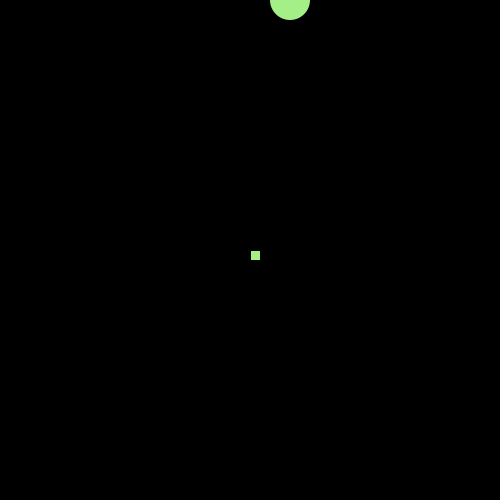
Frame 1 (no input)
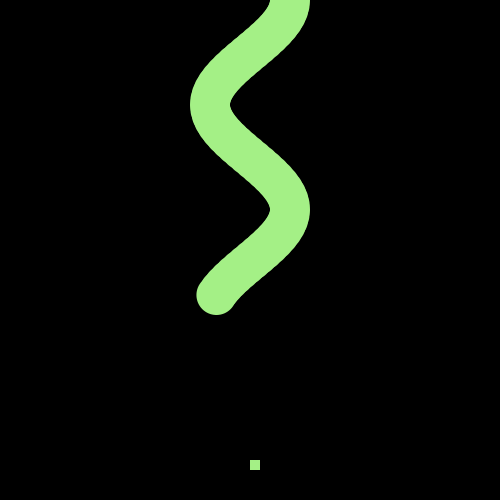
Frame 60 (the mouse pressed at the canvas centre just before this capture)
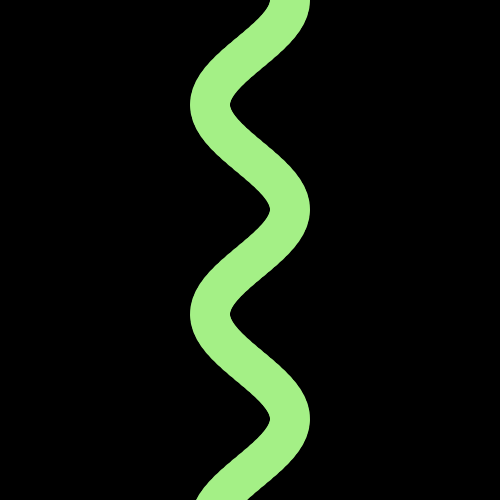
Frame 120 (the mouse held since frame 60 and released just before this capture)

The Processing sketch that drew these frames (run headless with seeded random() and noise(); from frame 60 on, the mouse is pressed at the canvas centre):

// Processing sketch: sketch_hmwk04
// ── sketch_hmwk04.pde
float r = 40;
float theta = 0;

float rectY;


void setup(){
  
   size(500,500);
   background(0);
   frameRate(10);
   
  rectY= height/2;
  fill(164, 240, 134);
  rect(width/2, rectY, 10, 10);

}

void draw(){
   
  noStroke();
  fill(164, 240, 134);
  float x = r * cos(theta * 0.03);
  ellipse(x+width/2, theta, 40, 40);
  theta += 5;
  
  if (theta > rectY){
    fill(164, 240, 134);
    rect(width/2, 460 , 10, 10);
  
  }
  
}
